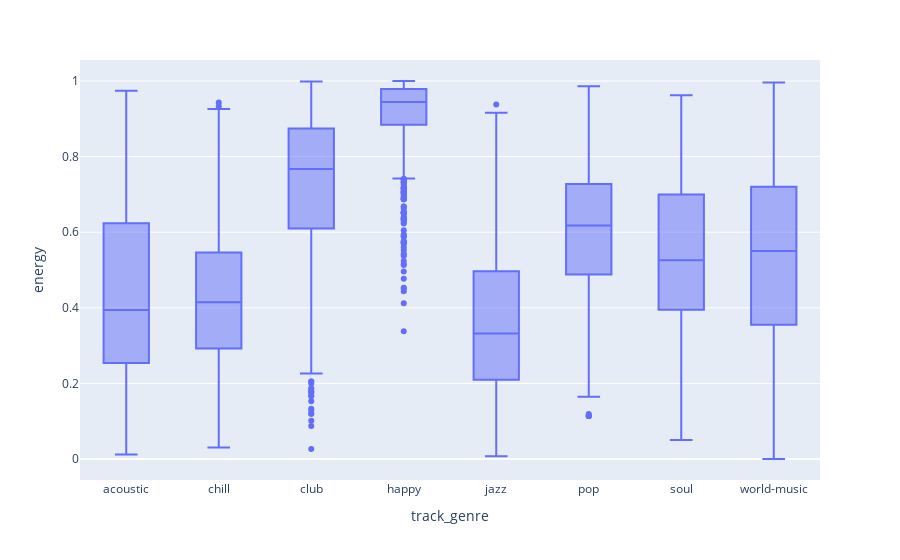

Write notebook code for a chart like this one.
### Code cell
px.box(cdf, x='track_genre', y='energy')

### Figure 1 — Plotly figure (JSON) as saved in the notebook; plotly's stock layout.template omitted (floating-point values rounded to 4 significant figures; data arrays with more than 128 entries replaced by an {"elided": "..."} marker saying what was removed)
{"data": [{"alignmentgroup": "True", "hovertemplate": "track_genre=%{x}<br>energy=%{y}<extra></extra>", "legendgroup": "", "marker": {"color": "#636efa"}, "name": "", "notched": false, "offsetgroup": "", "orientation": "v", "showlegend": false, "type": "box", "x": {"elided": "8000 str values"}, "x0": " ", "xaxis": "x", "y": {"elided": "8000 float values"}, "y0": " ", "yaxis": "y"}], "layout": {"boxmode": "group", "legend": {"tracegroupgap": 0}, "margin": {"t": 60}, "xaxis": {"anchor": "y", "domain": [0, 1], "title": {"text": "track_genre"}}, "yaxis": {"anchor": "x", "domain": [0, 1], "title": {"text": "energy"}}}}
